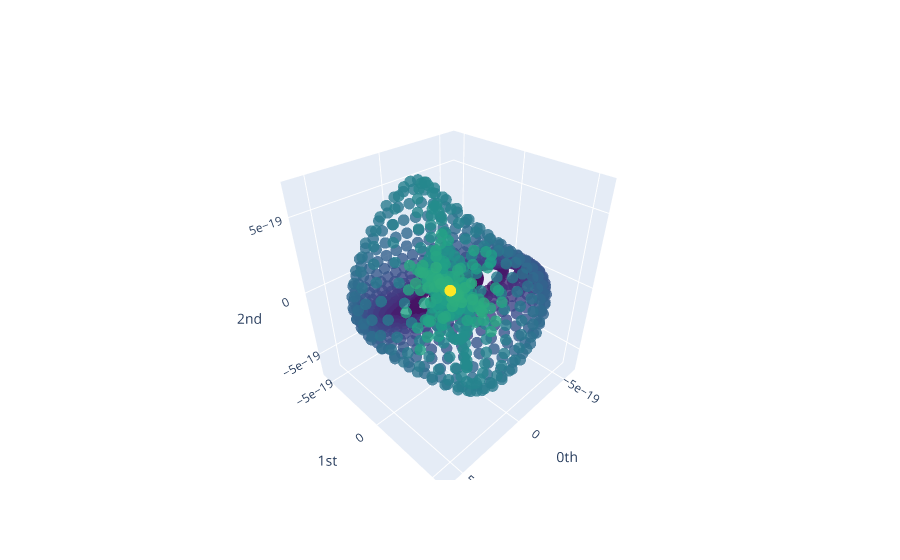

Notebook source saved alongside this figure:
### Markdown cell above
We can use PCA to project our high-dimensional space to 3-dimensions for visualisation:

### Code cell
from sklearn.decomposition import PCA
from gtda.plotting import plot_point_cloud

pca = PCA(n_components=3)
y_gw_embedded_pca = pca.fit_transform(y_gw_embedded)

plot_point_cloud(y_gw_embedded_pca)

### Figure 1 — Plotly figure (JSON) as saved in the notebook; plotly's stock layout.template omitted (floating-point values rounded to 4 significant figures; data arrays with more than 128 entries replaced by an {"elided": "..."} marker saying what was removed)
{"data": [{"marker": {"color": {"elided": "1529 int values"}, "colorscale": [[0, "#440154"], [0.1111, "#482878"], [0.2222, "#3e4989"], [0.3333, "#31688e"], [0.4444, "#26828e"], [0.5556, "#1f9e89"], [0.6667, "#35b779"], [0.7778, "#6ece58"], [0.8889, "#b5de2b"], [1, "#fde725"]], "opacity": 0.8, "size": 4}, "mode": "markers", "type": "scatter3d", "x": {"elided": "1529 float values"}, "y": {"elided": "1529 float values"}, "z": {"elided": "1529 float values"}}], "layout": {"scene": {"xaxis": {"exponentformat": "e", "showexponent": "all", "title": {"text": "0th"}, "type": "linear"}, "yaxis": {"exponentformat": "e", "showexponent": "all", "title": {"text": "1st"}, "type": "linear"}, "zaxis": {"exponentformat": "e", "showexponent": "all", "title": {"text": "2nd"}, "type": "linear"}}}}
